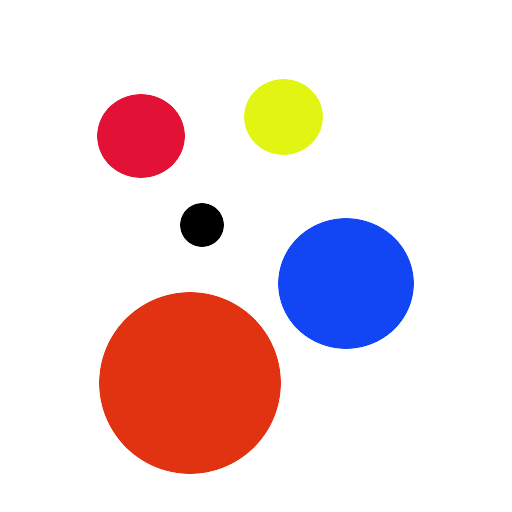
#> input picture Consideration/2.jpg, 512 x 512 px, given in place of the camera
$ python video.py   (Python 2 division)
#> lines starting #> are read from the running program, lines starting #| are printed output that depends on the picture; after the words box and inside, x2 and y2 are one past the last pixel; in counts of white or black regions, pixels touching at a corner belong together
import numpy as np
import cv2
from masking import doMagic

cap = cv2.VideoCapture(0)
count = 0
while(True):
	# Capture frame-by-frame
	ret, frame = cap.read()
#> frame is the input picture: shape (512, 512, 3); mean B, G, R 220.8, 218.1, 236.8
	if count % 100 == 0:
		cv2.imwrite('img.png',frame)

	# Our operations on the frame come here
	gray = cv2.cvtColor(frame, cv2.COLOR_BGR2GRAY)
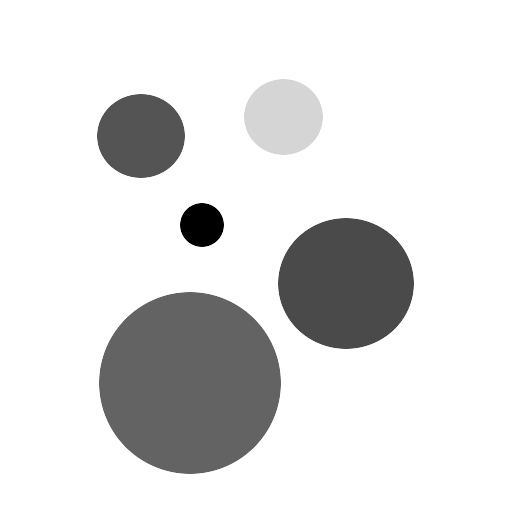
#> gray: shape (512, 512); min 0, max 255, mean 224

	# BLUR TO EVEN OUT THE COLOR AND KEEP EDGES CLEAN
	blur = cv2.bilateralFilter(gray,9,75,75)
	ret, thresh_img = cv2.threshold(blur,120,255,cv2.THRESH_BINARY)
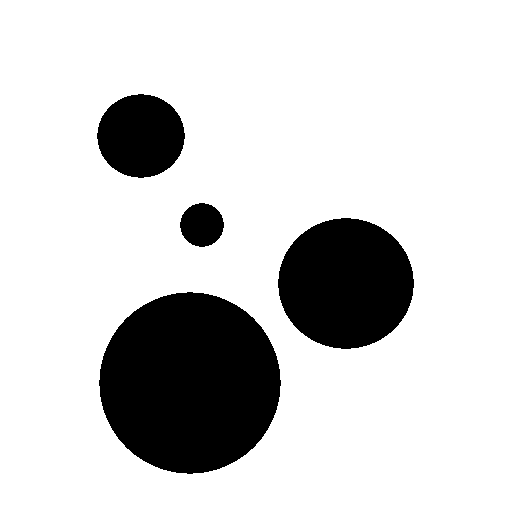
#> thresh_img: shape (512, 512); 82.1% white; 4 black regions

	contours, h =  cv2.findContours(thresh_img,cv2.RETR_TREE,cv2.CHAIN_APPROX_SIMPLE)
#> contours = 5 contours; box (x1, y1, x2, y2) and area: (0, 0, 512, 512) 261121, (98, 291, 282, 475) 25991, (277, 217, 415, 350) 14056, (96, 93, 186, 179) 5833, (179, 202, 225, 248) 1545; h = [[-1, -1, 1, -1], [2, -1, -1, 0], [3, 1, -1, 0], [4, 2, -1, 0], [-1, 3, -1, 0]]
	for c in contours:
		cv2.drawContours(frame, [c], -1, (0,255,0), 3)

		# CALCULATING NUMBER OF SIDES
		peri = cv2.arcLength(c, True)
		approx = cv2.approxPolyDP(c, 0.04 * peri, True)
		sides = len(approx)

		x,y,w,h = cv2.boundingRect(c)

		print('I see a :')
		shape = ''

		if sides == 3:
			print 'Triangle'
			shape = 'Triangle'

		elif sides == 4:
			diff = ((max(w,h) - min(w,h)) / float(min(w,h))) * 100

			if diff < 5:
				print 'Square'
				shape = 'Square'
			elif diff > 5:
				print 'Rectangle'
				shape = 'Rectangle'

		elif sides == 7 or sides == 8:
			print 'circle'
			shape = 'Circle'

		else :
			print(str(sides)+" sided figure")
			shape = str(sides)+' sided figure'

		cv2.putText(frame, shape, (x + w / 2, y + h / 2), cv2.FONT_HERSHEY_SIMPLEX, 0.4, (255, 255, 255), 1)
#> this loop made 5 passes
#> (peri, approx, sides, x, y, w, h, shape) on pass 1: (2044, [[0, 0], [0, 511], [511, 511], [511, 0]], 4, 0, 0, 512, 512, 'Square')
#> (peri, sides, x, y, w, h, shape) on passes 2 to 5: (605.5, 8, 98, 291, 184, 184, 'Circle'), (444.3, 8, 277, 217, 138, 133, 'Circle'), (147.2, 8, 179, 202, 46, 46, 'Circle'), (287.1, 8, 96, 93, 90, 86, 'Circle')
#| I see a :
#| Square
#| I see a :
#| circle
#| I see a :
#| circle
#| I see a :
#| circle
#| I see a :
#| circle
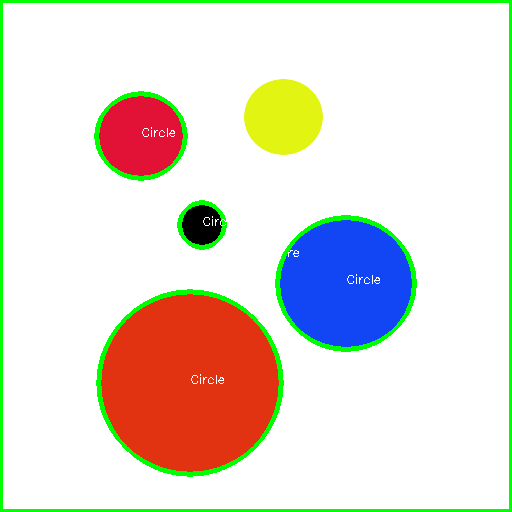
#> frame: shape (512, 512, 3); 4.86% of pixels changed, all inside (x1, y1, x2, y2) = (0, 0, 512, 512)


	# Display the resulting frame
	cv2.imshow('frame',frame)
	if cv2.waitKey(1) & 0xFF == ord('q'):
#> (key q is pressed here)
		break

# When everything done, release the capture
cap.release()
cv2.destroyAllWindows()

$ run again, on Consideration/1.png
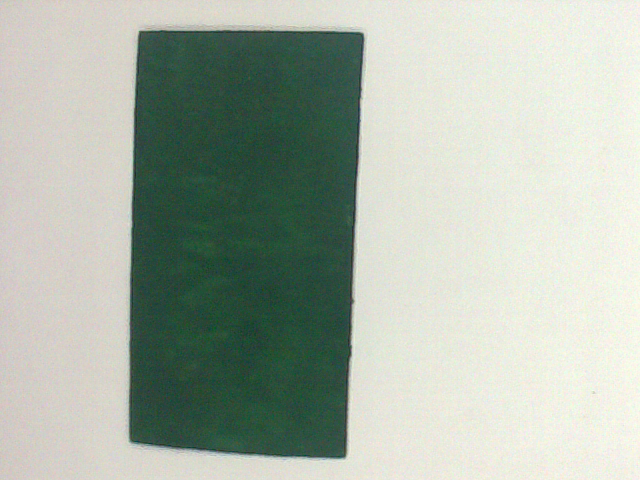
#> input picture Consideration/1.png, 640 x 480 px, given in place of the camera
#> frame is the input picture: shape (480, 640, 3); mean B, G, R 168, 180.4, 170.5
#> `ret, thresh_img = cv2.threshold(blur,120,255,cv2.THRESH_BINARY)`:
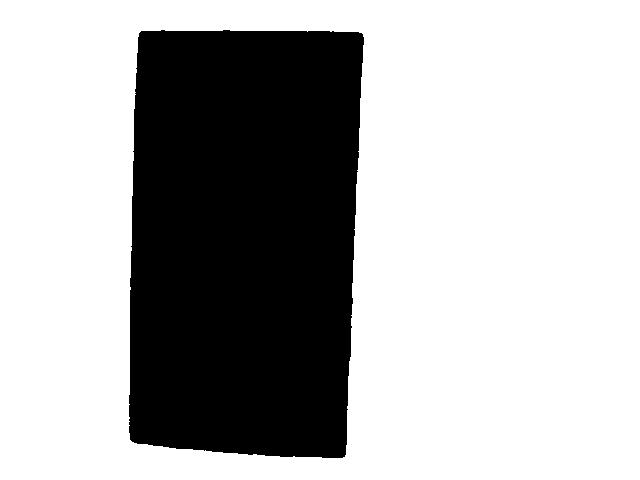
#> thresh_img: shape (480, 640); 69.5% white; 1 black region
#> `contours, h =  cv2.findContours(thresh_img,cv2.RETR_TREE,cv2.CHAIN_APP..`: contours = 2 contours; box (x1, y1, x2, y2) and area: (0, 0, 640, 480) 306081, (128, 29, 365, 459) 94322; h = [[-1, -1, 1, -1], [-1, -1, -1, 0]]
#> the loop `for c in contours:` made 2 passes
#> (peri, approx, sides, x, y, w, h, shape) on passes 1 to 2: (2236, [[0, 0], [0, 479], [639, 479], [639, 0]], 4, 0, 0, 640, 480, 'Rectangle'), (1313.3, [[141, 30], [363, 34], [342, 458], [129, 439]], 4, 128, 29, 237, 430, 'Rectangle')
#> (printed output is left out)
#> after the loop `for c in contours:`:
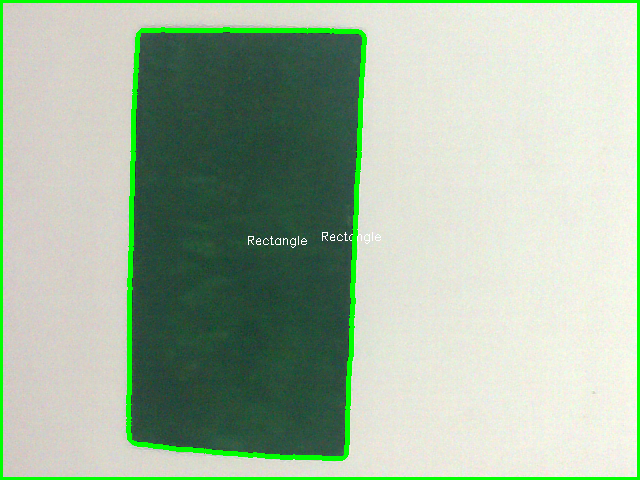
#> frame: shape (480, 640, 3); 4.34% of pixels changed, all inside (x1, y1, x2, y2) = (0, 0, 640, 480)
